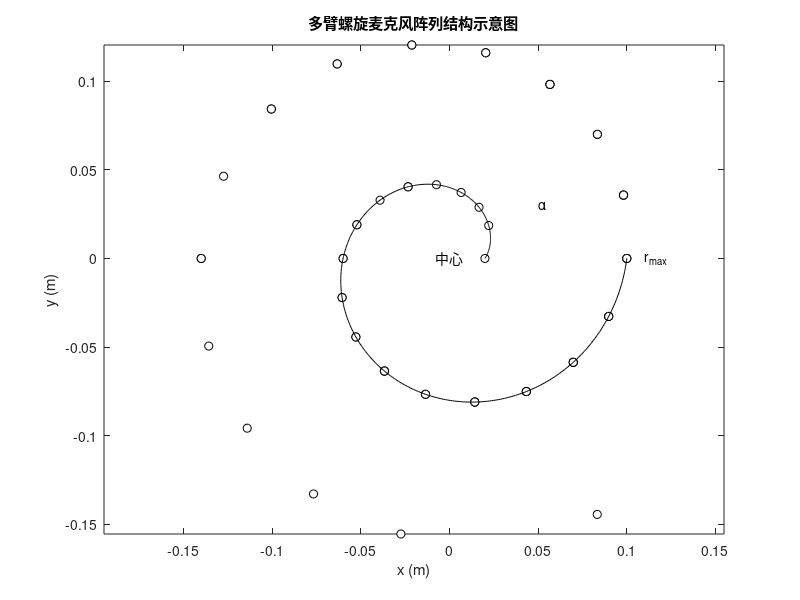

Source code (MATLAB):
%% 多臂螺旋阵列绘制
clc; clear; close all;

% 参数
nArms = 6;           % 螺旋臂数
nPerArm = 10;        % 每臂阵元数
r_min = 0.02;        % 最小半径 (m)
r_max = 0.10;        % 最大半径 (m)
a = r_min;           
b = (r_max - r_min) / (2*pi);   % 控制螺旋扩展速度

theta = linspace(0, 2*pi, nPerArm);  % 每臂角度分布
figure; hold on; axis equal; box on;

% 绘制螺旋臂
for m = 1:nArms
    offset = (m-1)*2*pi/nArms;        % 臂间相位差
    for n = 1:nPerArm
        r = a + b*(theta(n) + offset);
        x = r * cos(theta(n) + offset);
        y = r * sin(theta(n) + offset);
        plot(x, y, 'ko', 'MarkerFaceColor', 'w', 'MarkerSize', 6);
    end
end

% 绘制螺旋曲线
t = linspace(0, 2*pi, 500);
r = a + b*t;
plot(r.*cos(t), r.*sin(t), 'k');

% 参数标注（示意）
text(0,0,'中心','HorizontalAlignment','center');
text(0.11,0,'r_{max}','FontSize',10);
text(0.05,0.03,'\alpha','FontSize',10);

xlabel('x (m)');
ylabel('y (m)');
title('多臂螺旋麦克风阵列结构示意图');
